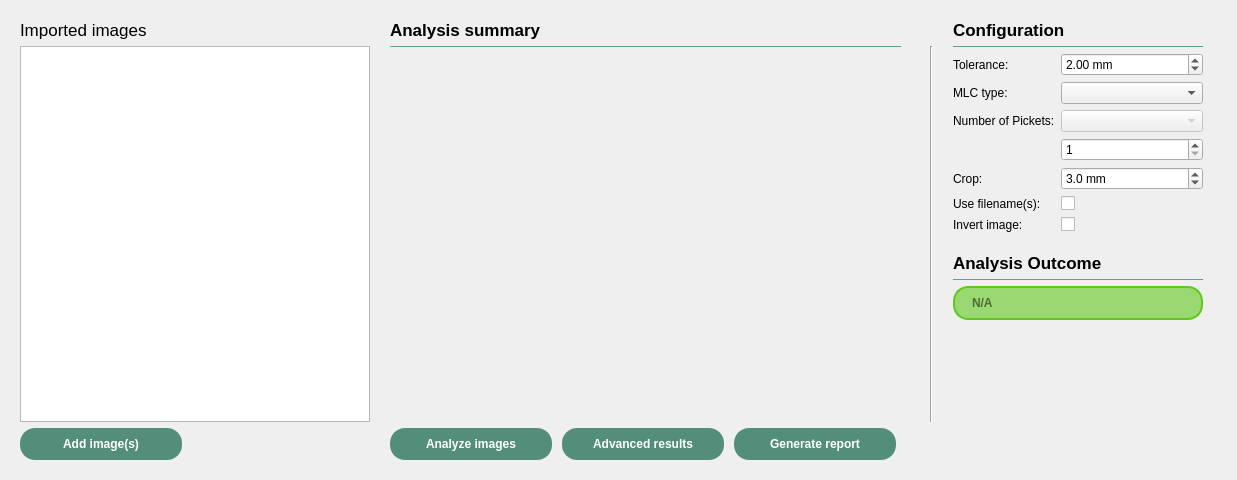
<?xml version="1.0" encoding="UTF-8"?>
<ui version="4.0">
 <class>QPicketFenceWorksheet</class>
 <widget class="QWidget" name="QPicketFenceWorksheet">
  <property name="geometry">
   <rect>
    <x>0</x>
    <y>0</y>
    <width>1237</width>
    <height>480</height>
   </rect>
  </property>
  <property name="windowTitle">
   <string>Form</string>
  </property>
  <layout class="QVBoxLayout" name="verticalLayout">
   <item>
    <widget class="QStackedWidget" name="stackedWidget">
     <property name="sizePolicy">
      <sizepolicy hsizetype="Preferred" vsizetype="Preferred">
       <horstretch>0</horstretch>
       <verstretch>0</verstretch>
      </sizepolicy>
     </property>
     <property name="currentIndex">
      <number>0</number>
     </property>
     <widget class="QWidget" name="analysisPage">
      <layout class="QGridLayout" name="gridLayout">
       <property name="horizontalSpacing">
        <number>20</number>
       </property>
       <item row="1" column="3">
        <widget class="QFrame" name="frame_2">
         <property name="sizePolicy">
          <sizepolicy hsizetype="Fixed" vsizetype="Preferred">
           <horstretch>0</horstretch>
           <verstretch>0</verstretch>
          </sizepolicy>
         </property>
         <property name="frameShape">
          <enum>QFrame::NoFrame</enum>
         </property>
         <property name="frameShadow">
          <enum>QFrame::Raised</enum>
         </property>
         <layout class="QVBoxLayout" name="verticalLayout_4">
          <property name="leftMargin">
           <number>0</number>
          </property>
          <property name="topMargin">
           <number>0</number>
          </property>
          <property name="rightMargin">
           <number>0</number>
          </property>
          <item>
           <widget class="Line" name="line">
            <property name="maximumSize">
             <size>
              <width>16777215</width>
              <height>1</height>
             </size>
            </property>
            <property name="styleSheet">
             <string notr="true">background-color: rgb(82, 142, 122)</string>
            </property>
            <property name="orientation">
             <enum>Qt::Horizontal</enum>
            </property>
           </widget>
          </item>
          <item>
           <layout class="QFormLayout" name="configFormLayout">
            <item row="0" column="0">
             <widget class="QLabel" name="toleranceLabel">
              <property name="text">
               <string>Tolerance:</string>
              </property>
             </widget>
            </item>
            <item row="0" column="1">
             <layout class="QHBoxLayout" name="horizontalLayout_4">
              <item>
               <widget class="QDoubleSpinBox" name="toleranceDSB">
                <property name="suffix">
                 <string> mm</string>
                </property>
                <property name="decimals">
                 <number>2</number>
                </property>
                <property name="maximum">
                 <double>4.000000000000000</double>
                </property>
                <property name="singleStep">
                 <double>0.500000000000000</double>
                </property>
                <property name="value">
                 <double>2.000000000000000</double>
                </property>
               </widget>
              </item>
             </layout>
            </item>
            <item row="1" column="0">
             <widget class="QLabel" name="mLCTypeLabel">
              <property name="text">
               <string>MLC type:</string>
              </property>
             </widget>
            </item>
            <item row="1" column="1">
             <widget class="QComboBox" name="mlcTypeCB"/>
            </item>
            <item row="4" column="0">
             <widget class="QLabel" name="cropLabel">
              <property name="text">
               <string>Crop:</string>
              </property>
             </widget>
            </item>
            <item row="4" column="1">
             <widget class="QDoubleSpinBox" name="cropDSB">
              <property name="suffix">
               <string> mm</string>
              </property>
              <property name="decimals">
               <number>1</number>
              </property>
              <property name="singleStep">
               <double>0.100000000000000</double>
              </property>
              <property name="value">
               <double>3.000000000000000</double>
              </property>
             </widget>
            </item>
            <item row="5" column="0">
             <widget class="QLabel" name="useFilenameSLabel">
              <property name="text">
               <string>Use filename(s):</string>
              </property>
             </widget>
            </item>
            <item row="5" column="1">
             <widget class="QCheckBox" name="useFilenameSCheckB">
              <property name="sizePolicy">
               <sizepolicy hsizetype="Fixed" vsizetype="Fixed">
                <horstretch>0</horstretch>
                <verstretch>0</verstretch>
               </sizepolicy>
              </property>
             </widget>
            </item>
            <item row="6" column="0">
             <widget class="QLabel" name="invertImageLabel">
              <property name="text">
               <string>Invert image:</string>
              </property>
             </widget>
            </item>
            <item row="6" column="1">
             <widget class="QCheckBox" name="invertImageCheckB"/>
            </item>
            <item row="2" column="0">
             <widget class="QLabel" name="numPicketsLabel">
              <property name="text">
               <string>Number of Pickets:</string>
              </property>
             </widget>
            </item>
            <item row="2" column="1">
             <widget class="QComboBox" name="numPicketsCB">
              <property name="enabled">
               <bool>false</bool>
              </property>
             </widget>
            </item>
            <item row="3" column="1">
             <widget class="QSpinBox" name="numPicketsSB">
              <property name="minimum">
               <number>1</number>
              </property>
              <property name="maximum">
               <number>20</number>
              </property>
             </widget>
            </item>
           </layout>
          </item>
          <item>
           <spacer name="verticalSpacer_6">
            <property name="orientation">
             <enum>Qt::Vertical</enum>
            </property>
            <property name="sizeType">
             <enum>QSizePolicy::Fixed</enum>
            </property>
            <property name="sizeHint" stdset="0">
             <size>
              <width>20</width>
              <height>15</height>
             </size>
            </property>
           </spacer>
          </item>
          <item>
           <widget class="QLabel" name="label_2">
            <property name="font">
             <font>
              <pointsize>13</pointsize>
             </font>
            </property>
            <property name="text">
             <string>&lt;html&gt;&lt;head/&gt;&lt;body&gt;&lt;p&gt;&lt;span style=&quot; font-weight:700;&quot;&gt;Analysis Outcome&lt;/span&gt;&lt;/p&gt;&lt;/body&gt;&lt;/html&gt;</string>
            </property>
           </widget>
          </item>
          <item>
           <widget class="Line" name="line_3">
            <property name="maximumSize">
             <size>
              <width>16777215</width>
              <height>1</height>
             </size>
            </property>
            <property name="styleSheet">
             <string notr="true">background-color: rgb(82, 142, 122)</string>
            </property>
            <property name="orientation">
             <enum>Qt::Horizontal</enum>
            </property>
           </widget>
          </item>
          <item>
           <widget class="QLineEdit" name="outcomeLE">
            <property name="minimumSize">
             <size>
              <width>250</width>
              <height>0</height>
             </size>
            </property>
            <property name="contextMenuPolicy">
             <enum>Qt::NoContextMenu</enum>
            </property>
            <property name="styleSheet">
             <string notr="true">border-color: rgb(95, 200, 26);
border-radius: 15px;
border-style: solid;
border-width: 2px;
background-color: rgba(95, 200, 26,150);
padding-left: 15px;
height: 30px;
font-weight: bold;

</string>
            </property>
            <property name="readOnly">
             <bool>true</bool>
            </property>
            <property name="placeholderText">
             <string>N/A</string>
            </property>
           </widget>
          </item>
          <item>
           <spacer name="verticalSpacer_5">
            <property name="orientation">
             <enum>Qt::Vertical</enum>
            </property>
            <property name="sizeHint" stdset="0">
             <size>
              <width>20</width>
              <height>40</height>
             </size>
            </property>
           </spacer>
          </item>
         </layout>
        </widget>
       </item>
       <item row="2" column="1">
        <layout class="QHBoxLayout" name="mainActionsHL">
         <property name="spacing">
          <number>10</number>
         </property>
         <item alignment="Qt::AlignLeft">
          <widget class="QPushButton" name="analyzeBtn">
           <property name="sizePolicy">
            <sizepolicy hsizetype="Preferred" vsizetype="Fixed">
             <horstretch>0</horstretch>
             <verstretch>0</verstretch>
            </sizepolicy>
           </property>
           <property name="styleSheet">
            <string notr="true">QPushButton {
	background-color: rgb(82, 142, 122);
    min-width: 150px;
	min-height:20px;
    padding: 6px;
	border-radius: 15px;
	color: white;
	font: bold;
}

QPushButton:pressed {
	background-color: rgb(52, 91, 78);
}

QPushButton:!enabled{
	background-color: rgba(52, 91, 78, 50);
	color: rgba(255,255,255,100)
}</string>
           </property>
           <property name="text">
            <string>Analyze images</string>
           </property>
          </widget>
         </item>
         <item>
          <widget class="QPushButton" name="advancedViewBtn">
           <property name="sizePolicy">
            <sizepolicy hsizetype="Preferred" vsizetype="Fixed">
             <horstretch>0</horstretch>
             <verstretch>0</verstretch>
            </sizepolicy>
           </property>
           <property name="styleSheet">
            <string notr="true">QPushButton {
	background-color: rgb(82, 142, 122);
    min-width: 150px;
	min-height:20px;
    padding: 6px;
	border-radius: 15px;
	color: white;
	font: bold;
}

QPushButton:pressed {
	background-color: rgb(52, 91, 78);
}

QPushButton:!enabled{
	background-color: rgba(52, 91, 78, 50);
	color: rgba(255,255,255,100)
}</string>
           </property>
           <property name="text">
            <string>Advanced results</string>
           </property>
          </widget>
         </item>
         <item alignment="Qt::AlignLeft">
          <widget class="QPushButton" name="genReportBtn">
           <property name="sizePolicy">
            <sizepolicy hsizetype="Preferred" vsizetype="Fixed">
             <horstretch>0</horstretch>
             <verstretch>0</verstretch>
            </sizepolicy>
           </property>
           <property name="styleSheet">
            <string notr="true">QPushButton {
	background-color: rgb(82, 142, 122);
    min-width: 150px;
	min-height:20px;
    padding: 6px;
	border-radius: 15px;
	color: white;
	font: bold;
}

QPushButton:pressed {
	background-color: rgb(52, 91, 78);
}

QPushButton:!enabled{
	background-color: rgba(52, 91, 78, 50);
	color: rgba(255,255,255,100)
}</string>
           </property>
           <property name="text">
            <string>Generate report</string>
           </property>
          </widget>
         </item>
         <item>
          <spacer name="horizontalSpacer">
           <property name="orientation">
            <enum>Qt::Horizontal</enum>
           </property>
           <property name="sizeHint" stdset="0">
            <size>
             <width>40</width>
             <height>20</height>
            </size>
           </property>
          </spacer>
         </item>
        </layout>
       </item>
       <item row="1" column="1">
        <widget class="QFrame" name="frame">
         <property name="sizePolicy">
          <sizepolicy hsizetype="Expanding" vsizetype="Preferred">
           <horstretch>0</horstretch>
           <verstretch>0</verstretch>
          </sizepolicy>
         </property>
         <property name="frameShape">
          <enum>QFrame::NoFrame</enum>
         </property>
         <property name="frameShadow">
          <enum>QFrame::Plain</enum>
         </property>
         <layout class="QVBoxLayout" name="verticalLayout_3">
          <property name="leftMargin">
           <number>0</number>
          </property>
          <property name="topMargin">
           <number>0</number>
          </property>
          <item>
           <widget class="Line" name="analysisSummaryLabel">
            <property name="sizePolicy">
             <sizepolicy hsizetype="MinimumExpanding" vsizetype="Fixed">
              <horstretch>0</horstretch>
              <verstretch>0</verstretch>
             </sizepolicy>
            </property>
            <property name="maximumSize">
             <size>
              <width>16777215</width>
              <height>1</height>
             </size>
            </property>
            <property name="styleSheet">
             <string notr="true">background-color: rgb(82, 142, 122)</string>
            </property>
            <property name="orientation">
             <enum>Qt::Horizontal</enum>
            </property>
           </widget>
          </item>
          <item>
           <spacer name="buttonSpacer">
            <property name="orientation">
             <enum>Qt::Vertical</enum>
            </property>
            <property name="sizeType">
             <enum>QSizePolicy::Fixed</enum>
            </property>
            <property name="sizeHint" stdset="0">
             <size>
              <width>20</width>
              <height>10</height>
             </size>
            </property>
           </spacer>
          </item>
          <item>
           <layout class="QVBoxLayout" name="analysisInfoVL"/>
          </item>
          <item>
           <spacer name="verticalSpacer_4">
            <property name="orientation">
             <enum>Qt::Vertical</enum>
            </property>
            <property name="sizeType">
             <enum>QSizePolicy::MinimumExpanding</enum>
            </property>
            <property name="sizeHint" stdset="0">
             <size>
              <width>20</width>
              <height>40</height>
             </size>
            </property>
           </spacer>
          </item>
         </layout>
        </widget>
       </item>
       <item row="0" column="0">
        <widget class="QLabel" name="importedImgLabel">
         <property name="font">
          <font>
           <pointsize>13</pointsize>
          </font>
         </property>
         <property name="text">
          <string>Imported images</string>
         </property>
        </widget>
       </item>
       <item row="1" column="4">
        <spacer name="horizontalSpacer_3">
         <property name="orientation">
          <enum>Qt::Horizontal</enum>
         </property>
         <property name="sizeType">
          <enum>QSizePolicy::Preferred</enum>
         </property>
         <property name="sizeHint" stdset="0">
          <size>
           <width>40</width>
           <height>20</height>
          </size>
         </property>
        </spacer>
       </item>
       <item row="0" column="3">
        <layout class="QHBoxLayout" name="horizontalLayout_3">
         <item alignment="Qt::AlignLeft">
          <widget class="QLabel" name="label">
           <property name="sizePolicy">
            <sizepolicy hsizetype="Expanding" vsizetype="Preferred">
             <horstretch>0</horstretch>
             <verstretch>0</verstretch>
            </sizepolicy>
           </property>
           <property name="font">
            <font>
             <pointsize>13</pointsize>
            </font>
           </property>
           <property name="text">
            <string>&lt;html&gt;&lt;head/&gt;&lt;body&gt;&lt;p&gt;&lt;span style=&quot; font-weight:700;&quot;&gt;Configuration&lt;/span&gt;&lt;/p&gt;&lt;/body&gt;&lt;/html&gt;</string>
           </property>
          </widget>
         </item>
        </layout>
       </item>
       <item row="0" column="1">
        <layout class="QHBoxLayout" name="horizontalLayout_2">
         <item>
          <widget class="QLabel" name="analysisSumLabel">
           <property name="sizePolicy">
            <sizepolicy hsizetype="Expanding" vsizetype="Fixed">
             <horstretch>0</horstretch>
             <verstretch>0</verstretch>
            </sizepolicy>
           </property>
           <property name="font">
            <font>
             <pointsize>13</pointsize>
            </font>
           </property>
           <property name="text">
            <string>&lt;html&gt;&lt;head/&gt;&lt;body&gt;&lt;p&gt;&lt;span style=&quot; font-weight:700;&quot;&gt;Analysis summary&lt;/span&gt;&lt;/p&gt;&lt;/body&gt;&lt;/html&gt;</string>
           </property>
          </widget>
         </item>
        </layout>
       </item>
       <item row="1" column="0">
        <widget class="QListWidget" name="imageListWidget">
         <property name="sizePolicy">
          <sizepolicy hsizetype="MinimumExpanding" vsizetype="Expanding">
           <horstretch>0</horstretch>
           <verstretch>0</verstretch>
          </sizepolicy>
         </property>
         <property name="minimumSize">
          <size>
           <width>350</width>
           <height>0</height>
          </size>
         </property>
         <property name="maximumSize">
          <size>
           <width>350</width>
           <height>16777215</height>
          </size>
         </property>
         <property name="dragDropMode">
          <enum>QAbstractItemView::DragDrop</enum>
         </property>
         <property name="defaultDropAction">
          <enum>Qt::MoveAction</enum>
         </property>
         <property name="alternatingRowColors">
          <bool>true</bool>
         </property>
        </widget>
       </item>
       <item row="2" column="0" alignment="Qt::AlignVCenter">
        <widget class="QPushButton" name="addImgBtn">
         <property name="sizePolicy">
          <sizepolicy hsizetype="Fixed" vsizetype="Fixed">
           <horstretch>0</horstretch>
           <verstretch>0</verstretch>
          </sizepolicy>
         </property>
         <property name="styleSheet">
          <string notr="true">QPushButton {
	background-color: rgb(82, 142, 122);
    min-width: 150px;
	min-height:20px;
    padding: 6px;
	border-radius: 15px;
	color: white;
	font: bold;
}

QPushButton:pressed {
	background-color: rgb(52, 91, 78);
}

QPushButton:!enabled{
	background-color: rgba(52, 91, 78, 50);
	color: rgba(255,255,255,100)
}</string>
         </property>
         <property name="text">
          <string>Add image(s)</string>
         </property>
         <property name="autoDefault">
          <bool>false</bool>
         </property>
        </widget>
       </item>
       <item row="1" column="2">
        <widget class="Line" name="line_2">
         <property name="orientation">
          <enum>Qt::Vertical</enum>
         </property>
        </widget>
       </item>
      </layout>
     </widget>
    </widget>
   </item>
  </layout>
 </widget>
 <resources/>
 <connections/>
</ui>
